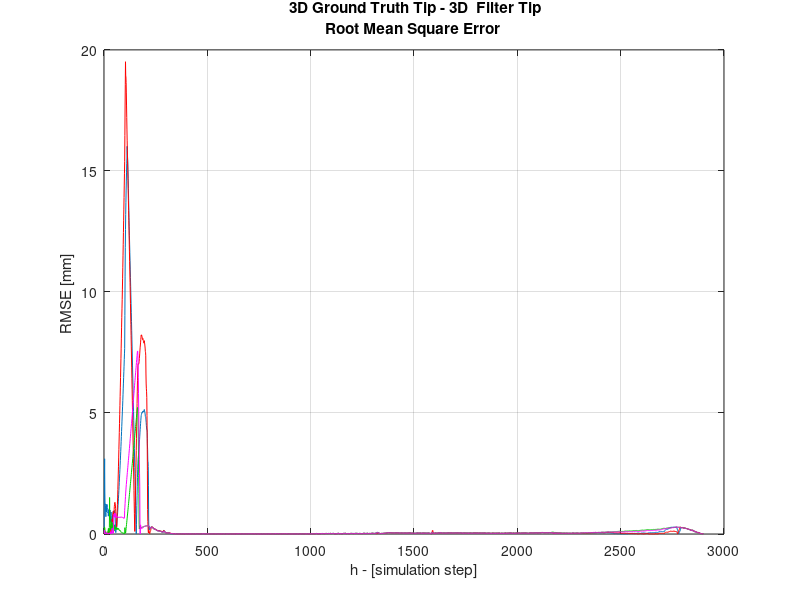
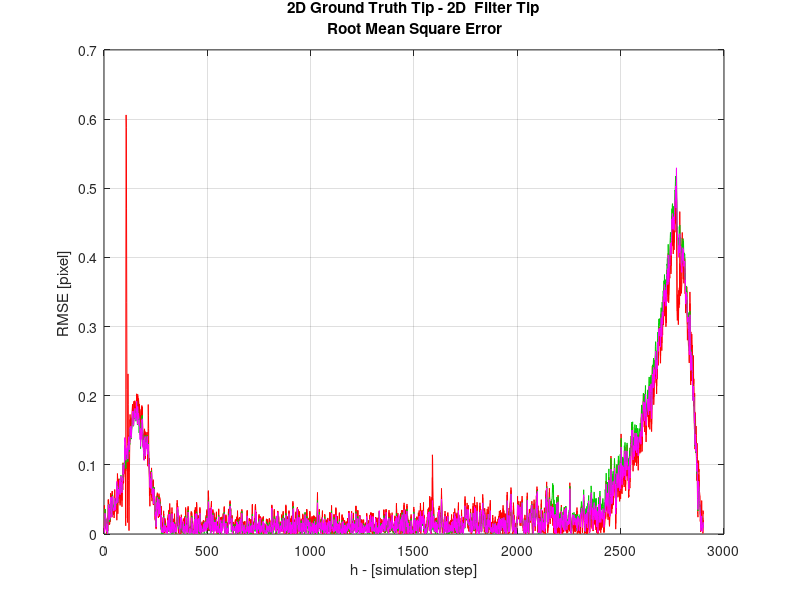
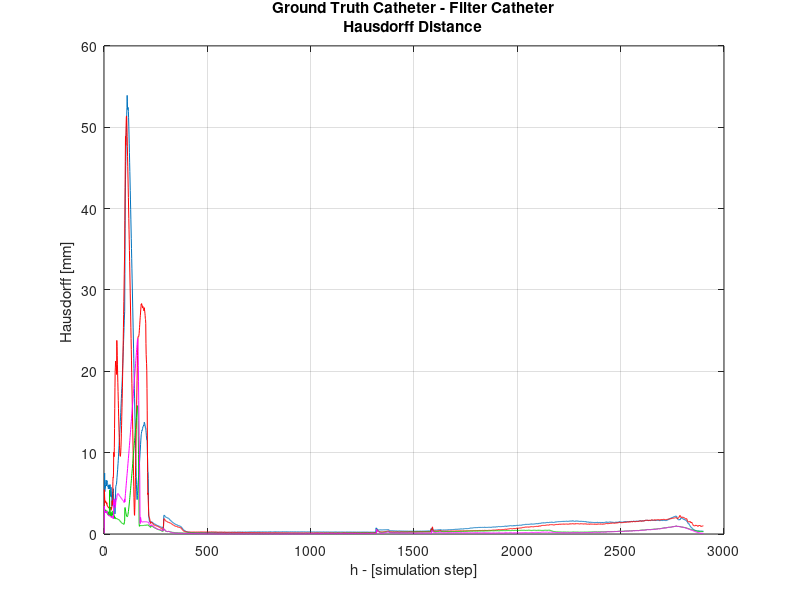
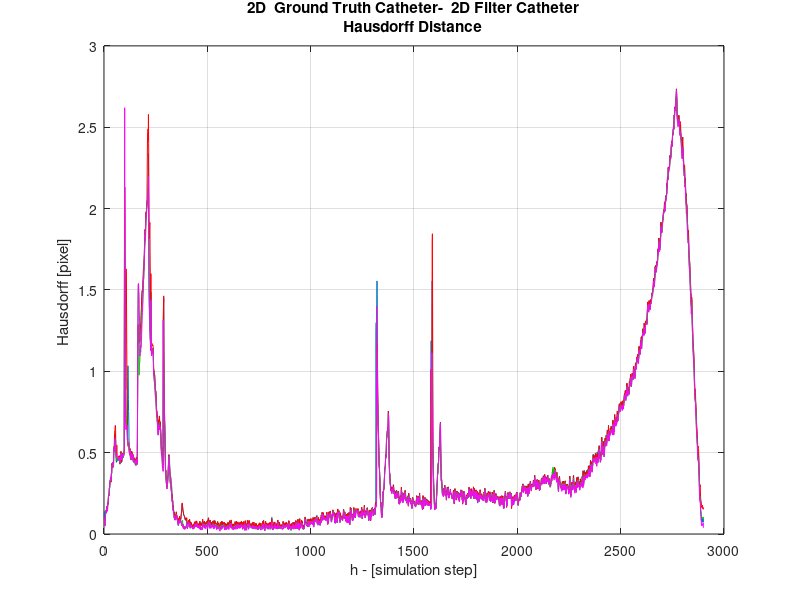

The MATLAB script that drew these images, in order:
%%PLOT TIP RMSE 
% load('RMSE2d_0.mat','RMSE2d_0')
clear all
% close all 
clc

load TEST_OB_RMSE2d_0.mat
load TEST_OB_RMSE2d_1.mat   
load TEST_OB_RMSE2d_2.mat
load TEST_OB_RMSE2d_3.mat

load TEST_OB_RMSE_0.mat
load TEST_OB_RMSE_1.mat
load TEST_OB_RMSE_2.mat
load TEST_OB_RMSE_3.mat

load TEST_OB_hd_0.mat
load TEST_OB_hd_1.mat
load TEST_OB_hd_2.mat
load TEST_OB_hd_3.mat

load TEST_OB_hd2d_0.mat 
load TEST_OB_hd2d_1.mat 
load TEST_OB_hd2d_2.mat 
load TEST_OB_hd2d_3.mat 

figure
plot(TEST_OB_RMSE_0*1000)
hold on
plot(TEST_OB_RMSE_1*1000, 'Color',[1 0 0])
hold on
plot(TEST_OB_RMSE_2*1000, 'Color',[0 0.8 0])
hold on
plot(TEST_OB_RMSE_3*1000, 'Color',[1 0 1])
grid on
xlabel('h - [simulation step]') % x-axis label
ylabel('RMSE [mm] ') % y-axis label
title( {' 3D Ground Truth Tip - 3D  Filter Tip';'Root Mean Square Error'  }) ;


figure
plot(TEST_OB_RMSE2d_0, 'Color',[1 0 0])
hold on
plot(TEST_OB_RMSE2d_1, 'Color',[1 0 0]) 
hold on
plot(TEST_OB_RMSE2d_2, 'Color',[0 0.8 0])
hold on
plot(TEST_OB_RMSE2d_3, 'Color',[1 0 1])
grid on
xlabel('h - [simulation step]') % x-axis label
ylabel('RMSE [pixel] ') % y-axis label
title( {'2D Ground Truth Tip - 2D  Filter Tip'; ' Root Mean Square Error' }) ;


figure
plot(TEST_OB_hd_0*1000)
hold on
plot(TEST_OB_hd_1*1000, 'Color',[1 0 0])
hold on
plot(TEST_OB_hd_2*1000, 'Color',[0 0.8 0])
hold on
plot(TEST_OB_hd_3*1000, 'Color',[1 0 1])
grid on
xlabel('h - [simulation step]') % x-axis label
ylabel('Hausdorff [mm] ') % y-axis label
title( {'Ground Truth Catheter - Filter Catheter';'Hausdorff Distance'  }) ;

figure
plot(TEST_OB_hd2d_0)
hold on
plot(TEST_OB_hd2d_1, 'Color',[1 0 0])
hold on
plot(TEST_OB_hd2d_2, 'Color',[0 0.8 0])
hold on
plot(TEST_OB_hd2d_3, 'Color',[1 0 1])
grid on
xlabel('h - [simulation step]') % x-axis label
ylabel('Hausdorff [pixel] ') % y-axis label
title( {'2D  Ground Truth Catheter-  2D Filter Catheter';'Hausdorff Distance' }) ;
